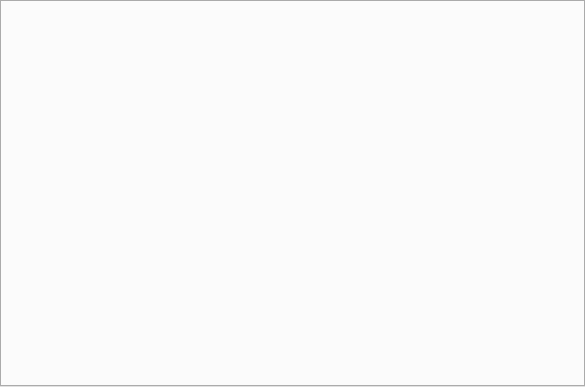
<?xml version="1.0" encoding="UTF-8"?>
<ui version="4.0">
 <class>FilterDialogClass</class>
 <widget class="QWidget" name="FilterDialogClass">
  <property name="geometry">
   <rect>
    <x>0</x>
    <y>0</y>
    <width>585</width>
    <height>387</height>
   </rect>
  </property>
  <property name="windowTitle">
   <string>FilterDialog</string>
  </property>
  <layout class="QGridLayout" name="gridLayout">
   <property name="leftMargin">
    <number>0</number>
   </property>
   <property name="topMargin">
    <number>0</number>
   </property>
   <property name="rightMargin">
    <number>0</number>
   </property>
   <property name="bottomMargin">
    <number>0</number>
   </property>
   <item row="0" column="0">
    <widget class="QTabWidget" name="tabWidget">
     <property name="tabShape">
      <enum>QTabWidget::Rounded</enum>
     </property>
     <property name="currentIndex">
      <number>-1</number>
     </property>
    </widget>
   </item>
  </layout>
 </widget>
 <layoutdefault spacing="6" margin="11"/>
 <resources>
  <include location="../FilterDialog.qrc"/>
 </resources>
 <connections/>
</ui>
